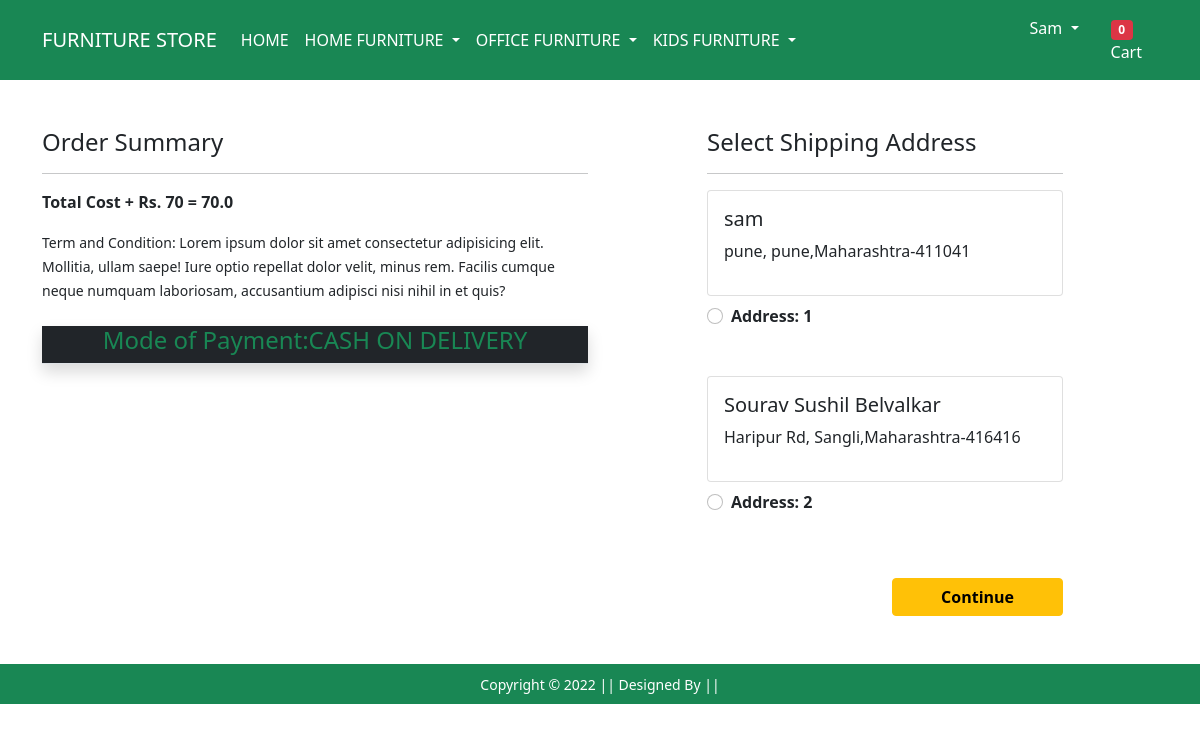
/checkout/ (signed in), run on the app's committed database.
### app/models.py (models this page shows, shortened)
class Customer(models.Model):
    user = models.ForeignKey(User, on_delete=models.CASCADE)
    name =models.CharField(max_length=200)
    locality= models.CharField(max_length=200)
    city = models.CharField(max_length=50)
    zipcode =models.IntegerField()
    state = models.CharField( choices = STATE_CHOICES,max_length=50)

### app/views.py (the view)
# urls.py: path('checkout/', views.checkout, name='checkout'),
@login_required
def checkout(request):
 totalitem=0
 user=request.user
 add=Customer.objects.filter(user=user)
 cart_items= Cart.objects.filter(user=user)
 amount=0.0
 shipping_amount=70.0
 totalamount=0.0
 cart_product = [p for p in Cart.objects.all() if p.user == request.user]
 if cart_product:
  for p in cart_product:
    tempamount = (p.quantity * p.product.discounted_price)
    amount += tempamount
 totalamount=amount+shipping_amount
 if request.user.is_authenticated:
         totalitem= len(Cart.objects.filter(user=request.user))
 return render(request, 'app/checkout.html',{'add':add,'totalamount':totalamount,'cart_items':cart_items,'totalitem':totalitem})

### app/templates/app/checkout.html (shortened to what this page needs)
{% extends 'app/base.html' %}
{% load static %}
{% block main-content %}
<div class="container">
 <div class="row mt-5">
  <div class="col-sm-6">
    <h4>Order Summary</h4>
    <hr>
      <p class="fw-bold">Total Cost + Rs. 70 = {{totalamount}}</p>
    <small>Term and Condition: Lorem ipsum dolor sit amet consectetur adipisicing elit. Mollitia, ullam saepe! Iure optio repellat dolor velit, minus rem. Facilis cumque neque numquam laboriosam, accusantium adipisci nisi nihil in et quis?</small>
    <br><br>
    <div class="bg-dark border-bottom shadow text-center"><h4 class="text-success">Mode of Payment:CASH ON DELIVERY</h4></div>
  </div>
  <div class="col-sm-4 offset-sm-1">
    <h4>Select Shipping Address</h4>
    <hr>
    <form action="/paymentdone">
      {%for ad in add%}
      <div class="card">
        <div class="card-body">
        <h5>{{ad.name}}</h5>
        <p>{{ad.locality}}, {{ad.city}},{{ad.state}}-{{ad.zipcode}}</p>
        </div>
      </div>
        <div class="form-check mt-2 mb-5">
          <input class="form-check-input" type="radio" name="custid" id="custadd{{forloop.counter}}" value="{{ad.id}}">
          <label class="form-check-label fw-bold" for="">
            Address: {{forloop.counter}} </label>
        </div>
        {%endfor%}
        <div class="text-end">
          <button type="submit" class="btn btn-warning mt-3 px-5 fw-bold">Continue</button>
        </div>
      </form>
    </div>
  </div>
</div>
{% endblock main-content %}

### app/templates/app/base.html (shortened to what this page needs)
<!doctype html>
{% load static %}
<html lang="en">
  <head>
    <link href="https://cdn.jsdelivr.net/npm/bootstrap@5.0.0-beta1/dist/css/bootstrap.min.css" rel="stylesheet">
    <link rel="stylesheet" href="{% static 'app/css/owl.carousel.min.css' %}">
    <link rel="stylesheet" href="{% static 'app/css/all.min.css' %}">
    <link rel="stylesheet" href="{% static 'app/css/style.css' %}">
  </head>
  <body>
    <nav class="navbar navbar-expand-lg navbar-dark bg-success">
     <div class="container">
       <a class="navbar-brand" href="/">FURNITURE STORE</a>
       <div class="collapse navbar-collapse" id="navbarSupportedContent">
         <ul class="navbar-nav me-auto mb-2 mb-lg-0">
           <li class="nav-item">
             <a class="nav-link active" aria-current="page" href="/">HOME</a>
           </li>
           <li class="nav-item dropdown">
             <a class="nav-link dropdown-toggle text-white" href="#" id="fashionDropdown" role="button" data-bs-toggle="dropdown" aria-expanded="false">
               HOME FURNITURE
             </a>
           </li>
           <li class="nav-item dropdown">
            <a class="nav-link dropdown-toggle text-white" href="#" id="fashionDropdown" role="button" data-bs-toggle="dropdown" aria-expanded="false">
              OFFICE FURNITURE
            </a>
          </li>
          <li class="nav-item dropdown">
            <a class="nav-link dropdown-toggle text-white" href="#" id="fashionDropdown" role="button" data-bs-toggle="dropdown" aria-expanded="false">
              KIDS FURNITURE
            </a>
               </div>
         <div>
          <ul class="navbar-nav me-auto mb-2 mb-lg-0">
            {%if request.user.is_authenticated %}
           <li class="nav-item dropdown mx-2">
              <a class="nav-link dropdown-toggle text-white" href="#" id="profileDropdown" role="button" data-bs-toggle="dropdown" aria-expanded="false">
                {{request.user.username|capfirst}}
              </a>
            </li>
            <li class="nav-item mx-2">
             <a href="{% url 'cart' %}" class="nav-link text-white"><span class="badge bg-danger">{{totalitem}}</span>Cart</a>
            </li>
            {% endif %}
          </ul>
         </div>
       </div>
    </nav>
    {% block main-content %} {% endblock main-content %}
    <footer class="container-fluid bg-success text-center p-2 mt-5">
        <small class="text-white">Copyright &copy; 2022 || Designed By  ||  </small>
    </footer>
  </body>
</html>

### data on the page
Customer: name "sam", locality "pune", city "pune", state "Maharashtra", zipcode "411041"
Customer: name "Sourav Sushil Belvalkar", locality "Haripur Rd", city "Sangli", state "Maharashtra", zipcode "416416"

### other printed values
{{ request.user.username|capfirst }} "Sam"
{{ totalitem }} "0"
{{ totalamount }} "70.0"
